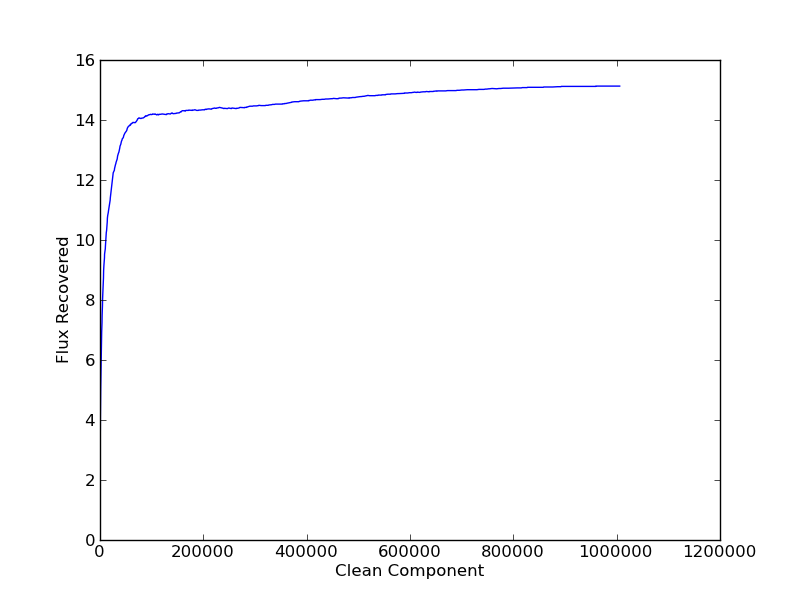

Write Python code to recreate this figure.
import matplotlib.pyplot as plt
import numpy as np

def plot(infile='clean_region.log', plotfile='ccflux_region.pdf',
      flux_str='Total CLEANed flux', cc_str='Steer'):
   """

   """
   f = open(infile)
   lines = f.read().split('\n')
   f.close()

   cc_lines = [i for i in lines if cc_str in i]
   flux_lines = [i for i in lines if flux_str in i]

   cc = np.array([int(i.split()[2]) for i in cc_lines])
   flux = np.array([float(i.split()[3]) for i in flux_lines])

   fig, ax = plt.subplots(1)
   plt.plot(cc, flux)
   plt.xlabel('Clean Component')
   plt.ylabel('Flux Recovered')
   plt.savefig(plotfile)

def plotmulti(infiles, plotfile='ccflux_multi.pdf',
      flux_str='Total CLEANed flux', cc_str='Steer', labels=None, 
      xlim=None, ylim=None):
   """
   Plot multiple CLEANing runs on the same figure.
   """

   if labels is None:
      labels = infiles
      
   fig, ax = plt.subplots(1)
   
   for ii_file, file in enumerate(infiles):
      f = open(file)
      lines = f.read().split('\n')
      f.close()

      cc_lines = [i for i in lines if cc_str in i]
      flux_lines = [i for i in lines if flux_str in i]

      cc = np.array([int(i.split()[2]) for i in cc_lines])
      flux = np.array([float(i.split()[3]) for i in flux_lines])
      
      plt.plot(cc, flux, label=labels[ii_file], lw=1.3) 
           

   if xlim is not None:
      plt.xlim(xlim)
   if ylim is not None:
      plt.ylim(ylim)   

   plt.xlabel('Clean Component', fontsize=14)
   plt.ylabel('Flux Recovered', fontsize=14)
   plt.legend(loc='best') 
   plt.savefig(plotfile) 
        
           
